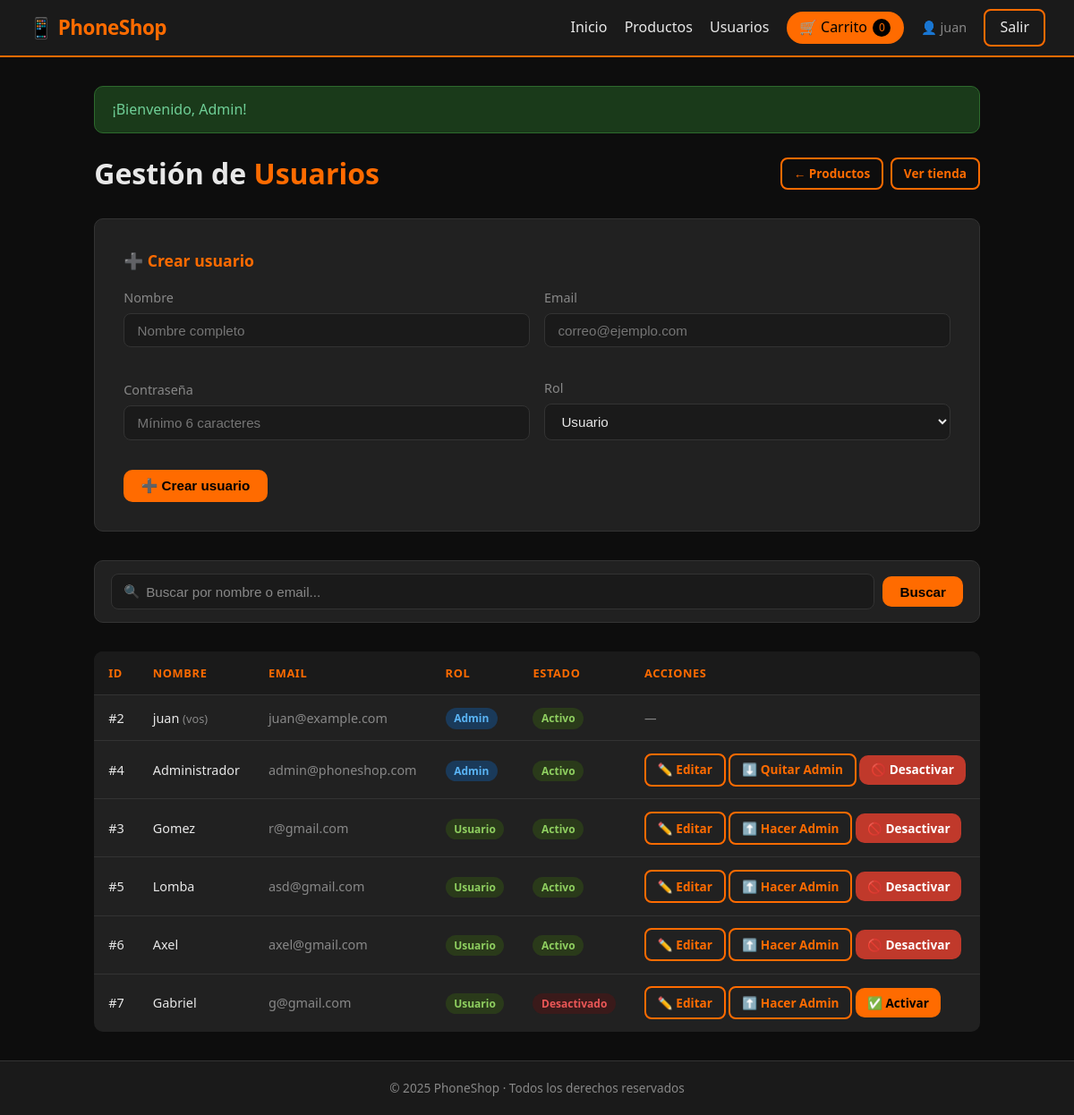
Screenshot of /admin/users.php (signed in) with the database file from the repository.
### tables this page shows
CREATE TABLE `users` (
  `id` int(11) NOT NULL,
  `name` varchar(100) NOT NULL,
  `email` varchar(150) NOT NULL,
  `password` varchar(255) NOT NULL,
  `role` enum('user','admin') NOT NULL DEFAULT 'user',
  `active` tinyint(1) NOT NULL DEFAULT 1,
  `created_at` timestamp NOT NULL DEFAULT current_timestamp()
);

### admin/users.php (the view, shortened to what this page needs)
<?php
require_once '../includes/config.php';
$editUser = null;
$search = trim($_GET['search'] ?? '');
$perPage = 8;
$page    = max(1, (int)($_GET['page'] ?? 1));
$offset  = ($page - 1) * $perPage;
if ($search !== '') {
    $like = '%' . $search . '%';
    $stmtCount = $db->prepare("SELECT COUNT(*) FROM users WHERE name LIKE ? OR email LIKE ?");
    $stmtCount->execute([$like, $like]);
    $total = $stmtCount->fetchColumn();
    $stmt = $db->prepare("SELECT * FROM users WHERE name LIKE ? OR email LIKE ?
                           ORDER BY role DESC, id ASC LIMIT ? OFFSET ?");
    $stmt->bindValue(1, $like, PDO::PARAM_STR);
    $stmt->bindValue(2, $like, PDO::PARAM_STR);
    $stmt->bindValue(3, $perPage, PDO::PARAM_INT);
    $stmt->bindValue(4, $offset, PDO::PARAM_INT);
    $stmt->execute();
    $users = $stmt->fetchAll(PDO::FETCH_ASSOC);
} else {
    $stmt = $db->prepare("SELECT * FROM users ORDER BY role DESC, id ASC LIMIT ? OFFSET ?");
    $stmt->bindValue(1, $perPage, PDO::PARAM_INT);
    $stmt->bindValue(2, $offset, PDO::PARAM_INT);
    $stmt->execute();
    $users = $stmt->fetchAll(PDO::FETCH_ASSOC);
}
include '../includes/header.php';
?>
<div class="admin-header">
    <h2 class="page-title" style="margin:0">Gestión de <span>Usuarios</span></h2>
    <div style="display:flex; gap:.5rem">
        <a href="products.php" class="btn btn-outline btn-sm">← Productos</a>
        <a href="../index.php"  class="btn btn-outline btn-sm">Ver tienda</a>
    </div>
</div>
<div class="form-card" style="max-width:100%; margin:0 0 2rem 0;">
    <h2 style="text-align:left; font-size:1.1rem; margin-bottom:1rem">
        <?= $editUser ? '✏️ Editar usuario' : '➕ Crear usuario' ?>
    </h2>
    <form method="POST" id="userForm" novalidate
          data-is-edit="<?= $editUser ? '1' : '0' ?>"
          style="display:grid; grid-template-columns:1fr 1fr; gap:1rem; align-items:end;">
        <div class="form-group">
            <label>Nombre</label>
            <input type="text" name="name" id="user-name"
                   value="<?= htmlspecialchars($editUser['name'] ?? '') ?>"
                   placeholder="Nombre completo">
        </div>
        <div class="form-group">
            <label>Email</label>
            <input type="email" name="email" id="user-email"
                   value="<?= htmlspecialchars($editUser['email'] ?? '') ?>"
                   placeholder="correo@ejemplo.com">
        </div>
        <div class="form-group">
            <label>Contraseña <?= $editUser ? '(dejar vacío para no cambiar)' : '' ?></label>
            <input type="password" name="password" id="user-password"
                   placeholder="Mínimo 6 caracteres">
        </div>
        <div class="form-group">
            <label>Rol</label>
            <select name="role">
                <option value="user"  <?= (($editUser['role'] ?? 'user') === 'user')  ? 'selected' : '' ?>>Usuario</option>
            </select>
        </div>
        <div style="display:flex; gap:.5rem; grid-column:1/-1;">
            <button type="submit" class="btn btn-primary">
                <?= $editUser ? '💾 Guardar cambios' : '➕ Crear usuario' ?>
            </button>
        </div>
    </form>
</div>
<form method="GET" class="search-bar">
    <div class="search-input-wrap">
        <input type="text" name="search" placeholder="Buscar por nombre o email..."
               value="<?= htmlspecialchars($search) ?>">
    </div>
    <button type="submit" class="btn btn-primary">Buscar</button>
</form>
<div class="table-wrap">
    <table>
        <thead>
            <tr>
                <th>ID</th>
                <th>Nombre</th>
                <th>Email</th>
                <th>Rol</th>
                <th>Estado</th>
                <th>Acciones</th>
            </tr>
        </thead>
        <tbody>
            <?php if (empty($users)): ?>
                <tr><td colspan="6" style="text-align:center; color:var(--muted)">
                    <?= $search !== '' ? 'No se encontraron usuarios para "' . htmlspecialchars($search) . '".' : 'Sin usuarios' ?>
                </td></tr>
            <?php else: ?>
            <?php foreach ($users as $u): ?>
                <tr>
                    <td>#<?= $u['id'] ?></td>
                    <td>
                        <?= htmlspecialchars($u['name']) ?>
                        <?php if ($u['id'] == $_SESSION['user_id']): ?>
                            <span style="color:var(--muted); font-size:.8rem">(vos)</span>
                        <?php endif; ?>
                    </td>
                    <td style="color:var(--muted)"><?= htmlspecialchars($u['email']) ?></td>
                    <td>
                        <?php if ($u['role'] === 'admin'): ?>
                            <span class="badge-api">Admin</span>
                        <?php else: ?>
                            <span class="badge-manual">Usuario</span>
                        <?php endif; ?>
                    </td>
                    <td>
                        <?php if ((int)$u['active'] === 1): ?>
                            <span class="badge-manual">Activo</span>
                        <?php else: ?>
                            <span class="badge-api" style="background:#3a1a1a; color:#eb5757">Desactivado</span>
                        <?php endif; ?>
                    </td>
                    <td style="white-space:nowrap">
                        <?php if ($u['id'] != $_SESSION['user_id']): ?>
                            <a href="users.php?edit=<?= $u['id'] ?>" class="btn btn-outline btn-sm">✏️ Editar</a>
                            <?php if ($u['role'] === 'user'): ?>
                                <a href="users.php?role=admin&id=<?= $u['id'] ?>"
                                   class="btn btn-outline btn-sm"
                                   onclick="return confirm('¿Hacer admin a <?= htmlspecialchars($u['name'], ENT_QUOTES) ?>?')">
                                   ⬆️ Hacer Admin
                                </a>
                            <?php else: ?>
                                <a href="users.php?role=user&id=<?= $u['id'] ?>"
                                   class="btn btn-outline btn-sm"
                                   onclick="return confirm('¿Quitar rol de admin a <?= htmlspecialchars($u['name'], ENT_QUOTES) ?>?')">
                                   ⬇️ Quitar Admin
                                </a>
                            <?php endif; ?>
                            <?php if ((int)$u['active'] === 1): ?>
                                <a href="users.php?toggle=<?= $u['id'] ?>"
                                   class="btn btn-danger btn-sm"
                                   onclick="return confirm('¿Desactivar a <?= htmlspecialchars($u['name'], ENT_QUOTES) ?>?')">
                                   🚫 Desactivar
                                </a>
                            <?php else: ?>
                                <a href="users.php?toggle=<?= $u['id'] ?>"
                                   class="btn btn-primary btn-sm"
                                   onclick="return confirm('¿Reactivar a <?= htmlspecialchars($u['name'], ENT_QUOTES) ?>?')">
                                   ✅ Activar
                                </a>
                            <?php endif; ?>
                        <?php else: ?>
                            <span style="color:var(--muted); font-size:.85rem">—</span>
                        <?php endif; ?>
                    </td>
                </tr>
            <?php endforeach; ?>
            <?php endif; ?>
        </tbody>
    </table>
</div>
<?php include '../includes/footer.php'; ?>

### assets/css/style.css (style rules this page uses)
*, *::before, *::after { box-sizing: border-box; margin: 0; padding: 0; }
:root { --orange: #FF6B00; --orange-dim: #cc5500; --black: #0D0D0D; --dark: #1A1A1A; --card-bg: #212121; --border: #333; --text: #E8E8E8; --muted: #888; --radius: 10px; }
body { background: var(--black); color: var(--text); font-family: 'Segoe UI', system-ui, sans-serif; line-height: 1.6; min-height: 100vh; display: flex; flex-direction: column; }
a { color: var(--orange); text-decoration: none; }
.btn { display: inline-block; padding: .55rem 1.2rem; border-radius: var(--radius); border: none; cursor: pointer; font-size: .95rem; font-weight: 600; transition: opacity .2s, transform .1s; }
.btn-primary { background: var(--orange); color: #000; }
.btn-danger { background: #c0392b; color: #fff; }
.btn-outline { border: 2px solid var(--orange); color: var(--orange); background: transparent; padding: .4rem 1rem; border-radius: 8px; font-weight: 600; }
.btn-sm { padding: .35rem .8rem; font-size: .85rem; }
.form-card { background: var(--card-bg); border: 1px solid var(--border); border-radius: var(--radius); padding: 2rem; max-width: 440px; margin: 3rem auto; }
.form-card h2 { color: var(--orange); margin-bottom: 1.5rem; font-size: 1.5rem; text-align: center; }
.form-group { margin-bottom: 1.1rem; }
.form-group label { display: block; margin-bottom: .4rem; color: var(--muted); font-size: .9rem; }
.form-group input, .form-group textarea, .form-group select { width: 100%; background: var(--dark); border: 1px solid var(--border); color: var(--text); padding: .6rem .9rem; border-radius: 8px; font-size: .95rem; transition: border-color .2s; }
.page-title { font-size: 2rem; font-weight: 800; margin-bottom: 1.5rem; color: var(--text); }
.page-title span { color: var(--orange); }
.admin-header { display: flex; align-items: center; justify-content: space-between; margin-bottom: 1.5rem; flex-wrap: wrap; gap: 1rem; }
.table-wrap { overflow-x: auto; }
table { width: 100%; border-collapse: collapse; background: var(--card-bg); border-radius: var(--radius); overflow: hidden; }
thead { background: var(--dark); }
th, td { padding: .85rem 1rem; text-align: left; border-bottom: 1px solid var(--border); font-size: .9rem; }
th { color: var(--orange); font-weight: 700; text-transform: uppercase; font-size: .8rem; letter-spacing: .05em; }
tr:last-child td { border-bottom: none; }
.badge-api { background: #1a3a5a; color: #5ab4f5; padding: .2rem .6rem; border-radius: 20px; font-size: .75rem; font-weight: 700; }
.badge-manual { background: #2a3a1a; color: #8fcf60; padding: .2rem .6rem; border-radius: 20px; font-size: .75rem; font-weight: 700; }
.search-bar { display: flex; gap: .6rem; margin-bottom: 2rem; flex-wrap: wrap; align-items: center; background: var(--card-bg); border: 1px solid var(--border); border-radius: var(--radius); padding: .9rem 1.1rem; }
.search-bar .search-input-wrap { flex: 1; min-width: 200px; position: relative; display: flex; align-items: center; }
.search-bar .search-input-wrap::before { content: '🔍'; position: absolute; left: .9rem; font-size: .9rem; opacity: .5; pointer-events: none; }
.search-bar input { width: 100%; background: var(--dark); border: 1px solid var(--border); color: var(--text); padding: .65rem 1rem .65rem 2.4rem; border-radius: 8px; font-size: .95rem; transition: border-color .2s, background .2s; }
.search-bar input::placeholder { color: var(--muted); }
.search-bar .btn { white-space: nowrap; }

### rows the page displays
users: id "2", name "juan", shows "(vos)", email "juan@example.com", role "Admin", active "Activo"
users: id "4", name "Administrador", email "admin@phoneshop.com", role "Admin", active "Activo"
users: id "3", name "Gomez", email "r@gmail.com", role "Usuario", active "Activo"
users: id "5", name "Lomba", email "asd@gmail.com", role "Usuario", active "Activo"
users: id "6", name "Axel", email "axel@gmail.com", role "Usuario", active "Activo"
users: id "7", name "Gabriel", email "g@gmail.com", role "Usuario", active "Desactivado"

### other values shown
count($_SESSION['cart'] ?? []) "0"
$_SESSION['name'] "juan"
$f['msg'] "¡Bienvenido, Admin!"
